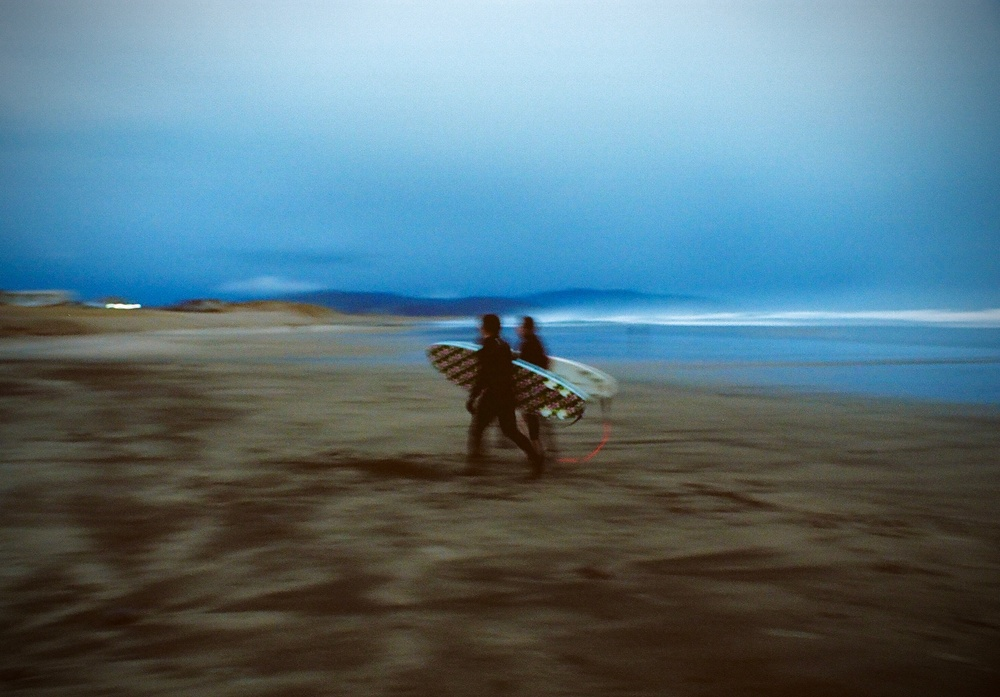
#> input picture Pictures/Blurred.jpg, 1000 x 697 px, shrunk from 2205 x 1537 before the run, found by its file name
$ python pix.py
#> lines starting #> are read from the running program, lines starting #| are printed output that depends on the picture
import cv2 as cv
import numpy as np


def rotate(image, angle):
    center = (image.shape[1]//2, image.shape[0]//2)
    matrix = cv.getRotationMatrix2D(center, angle, 1.0)
    return cv.warpAffine(image, matrix, (image.shape[1], image.shape[0]))

def region_of_interest(image, height_start, height_end, width_start, width_end):
    return image[height_start:height_end, width_start:width_end]


def convolution(image, kernel):
    return cv.filter2D(image, -1, kernel)

def split_image_by_color(image):
    B,G,R= cv.split(image)
    cv.imshow("B",B)
    cv.imshow("G",G)
    cv.imshow("R",R)
    cv.waitKey(0)
    cv.destroyAllWindows()

def merge(one, two, alpha = 0.5, beta = 0.5):
    return cv.addWeighted(one, alpha, two, beta, 0)

def shadow_floor(image):
    low = np.where(image < 40)
    image[low] = image[low] * 0.5
    return image

def highlight_ceiling(image):
    high = np.where(image > 100)
    image[high] = image[high] * 1.5
    return image

def four_way_edge_detection(image):
    test_kernel = np.array([[-2,-1,0],
                            [-1,0,1],
                            [0,1,2]])
    test2_kernel = np.array([[2,1,0],
                             [1,0,-1],
                            [0,-1,-2]])
    test3_kernel = np.array([[0,1,2],
                             [-1,0,1],
                            [-2,-1,0]])
    test4_kernel = np.array([[0,-1,-2],
                             [1,0,-1],
                            [2,1,0]])
    test = convolution(image, test_kernel)
    test2 = convolution(image, test2_kernel)
    test3 = convolution(image, test3_kernel)
    test4 = convolution(image, test4_kernel)
    merged_1 = merge(test, test4)
    merged_2 = merge(test3, test2)
    return merge(merged_1, merged_2)

def sharpen(image):
    sharpen_kernel = np.array([[0,-1,0],
                          [-1,5,-1],
                          [0,-1,0]])
    return convolution(image, sharpen_kernel)

def blurr(image):
    blurr_kernel = np.array([[0.003,0.013,0.022,0.013,0.003],
                          [0.013,0.060,0.098,0.060,0.013],
                          [0.022,0.098,0.162,0.098,0.022],
                          [0.013,0.060,0.098,0.060,0.013],
                          [0.003,0.013,0.022,0.013,0.003]])
    return convolution(image, blurr_kernel)

def static_edge(image):
    edge = np.array([[-1.5,-1.5,-1.5],
                          [-1.5,11,-1.5],
                          [-1.5,-1.5,-1.5]])
    return convolution(image, edge)


def main():
    image = cv.imread("./Pictures/blurred.jpg") # ,0 param to grayscale
#> image is the input picture: shape (697, 1000, 3); mean B, G, R 125.4, 115.3, 89.8
    h,w = image.shape[:2]
#> h = 697; w = 1000
    B,G,R = cv.split(image)
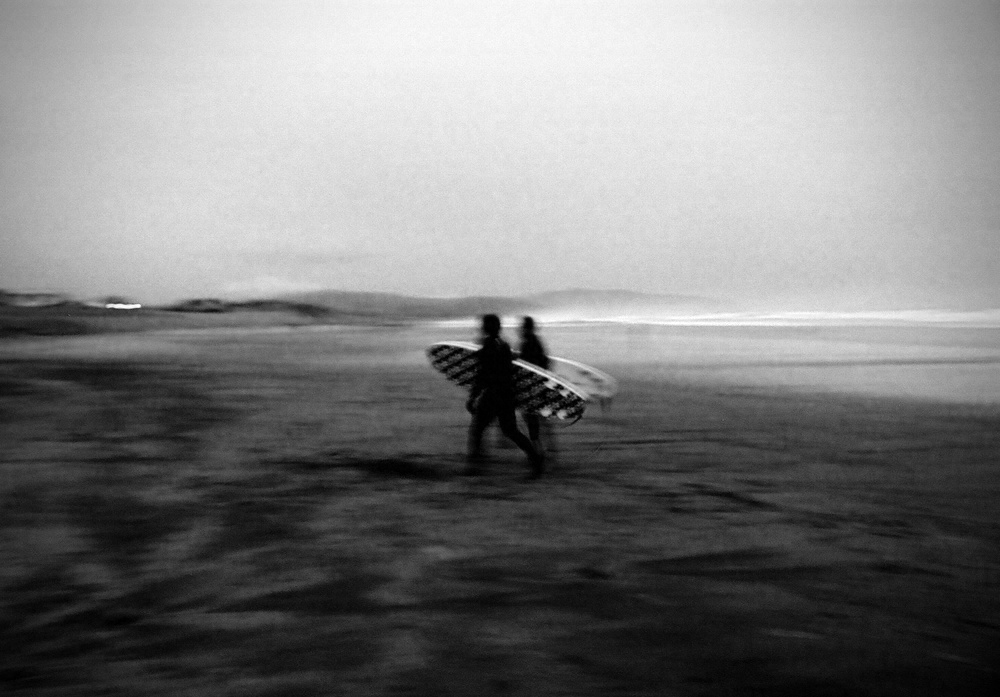
#> B: shape (697, 1000); min 0, max 255, mean 125.4
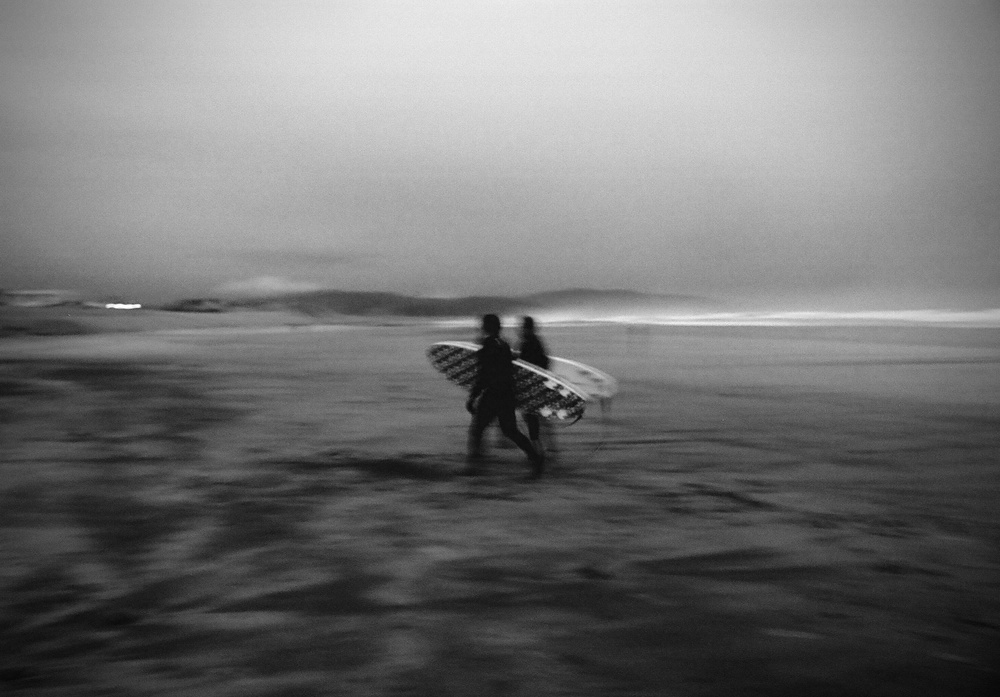
#> G: shape (697, 1000); min 7, max 255, mean 115.3
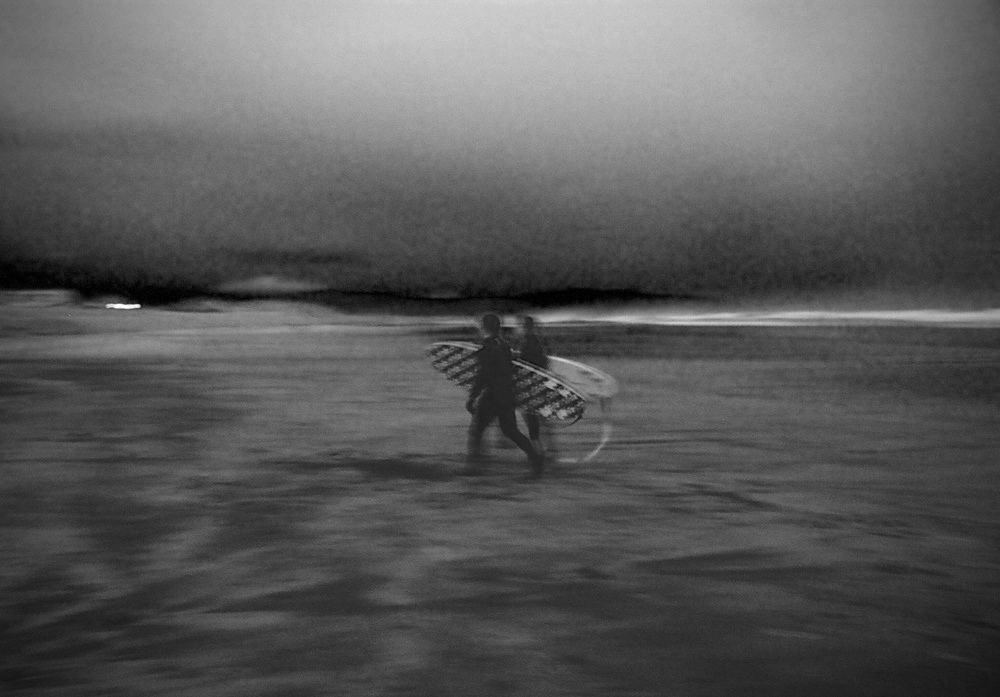
#> R: shape (697, 1000); min 0, max 255, mean 89.8
    print("shape; ", image.shape)
#| shape;  (697, 1000, 3)
    print(f"height: {h}, w: {w}")
#| height: 697, w: 1000
    cv.imshow("og", image)

    #other edge
    other_edge_image = static_edge(image)
    other_edge_image = shadow_floor(other_edge_image)
    other_edge_image = highlight_ceiling(other_edge_image)
#> in highlight_ceiling, `image[high] = image[high] * 1.5`: image: shape (697, 1000, 3); mean B, G, R 1.4, 0.7, 0.8
    cv.imshow("other", other_edge_image)

    #total edge
    merge_total = four_way_edge_detection(image)
    floored = shadow_floor(merge_total)
    floored = highlight_ceiling(floored)
#> in highlight_ceiling (call 2), `image[high] = image[high] * 1.5`: image: shape (697, 1000, 3); mean B, G, R 4.1, 3.8, 4
    cv.imshow("floored", floored)
    final = merge(image, floored, alpha=0.2, beta=0.8) #needs brightness/exposure increase. Mess w/ shadows & highlights. Staturation increase
#> call 4 of merge, with alpha = 0.2, beta = 0.8
#> in merge (call 4), `return cv.addWeighted(one, alpha, two, beta, 0)`:
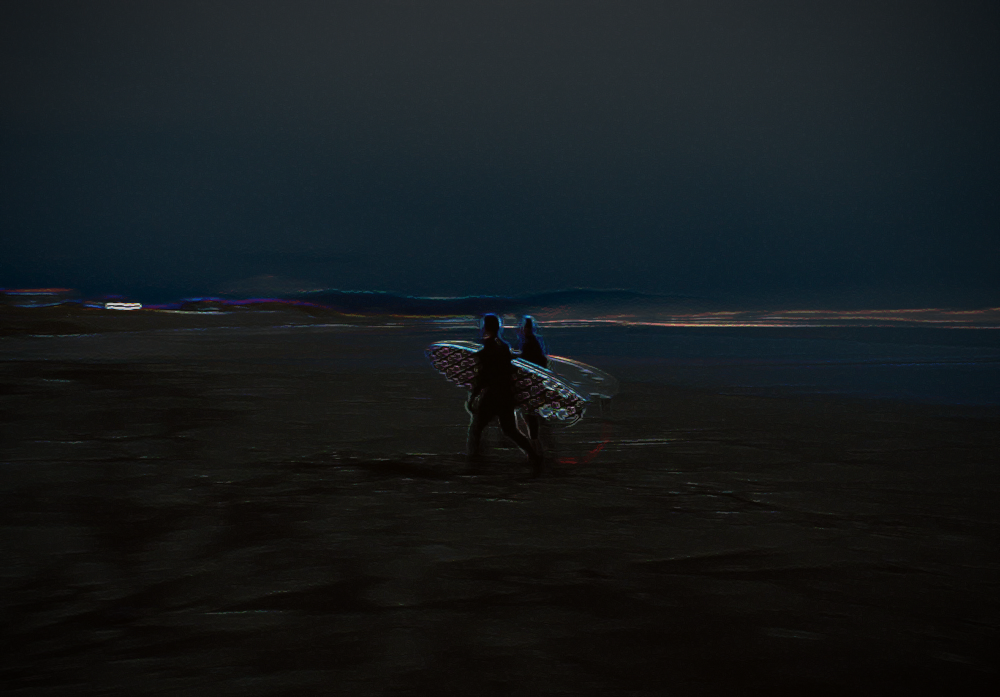
#> returned value: shape (697, 1000, 3); mean of channels 0, 1, 2 28.3, 26.1, 21.2; drawn as B, G, R
    brightness = cv.convertScaleAbs(final, alpha=2, beta = 20)
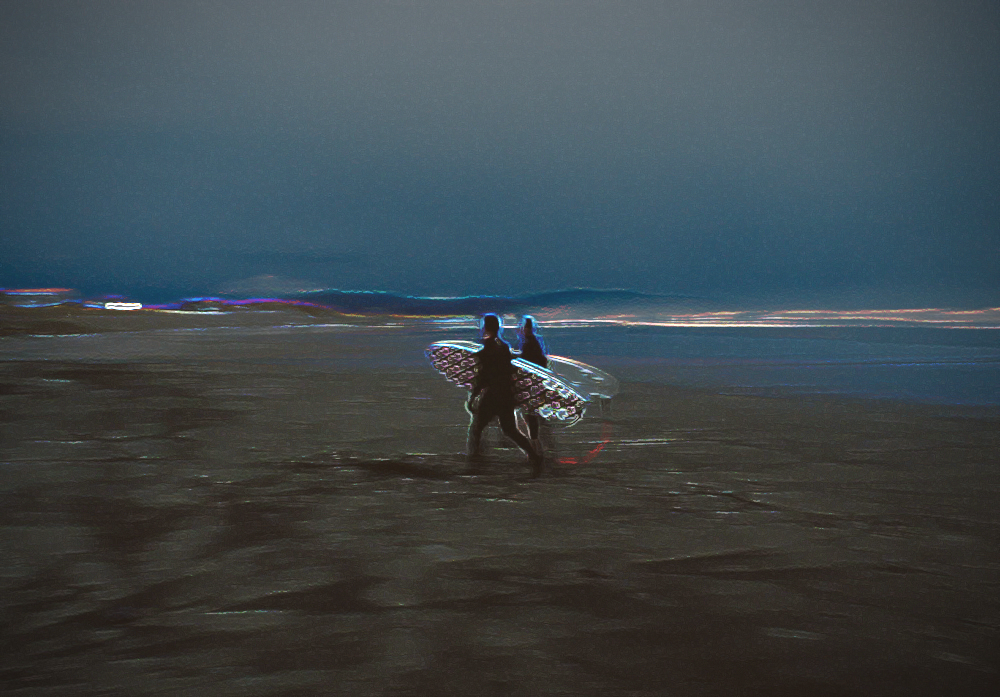
#> brightness: shape (697, 1000, 3); mean B, G, R 76.6, 72.2, 62.3
    cv.imshow("brightness", brightness)

    #color spaces
    B_edge = four_way_edge_detection(B)
    G_edge = static_edge(G)
    R_edge = four_way_edge_detection(R)
    bgr_merge = cv.merge([B_edge,G_edge,R_edge])
    bgr_merge = shadow_floor(bgr_merge)
    bgr_merge = highlight_ceiling(bgr_merge)
#> in highlight_ceiling (call 3), `image[high] = image[high] * 1.5`:
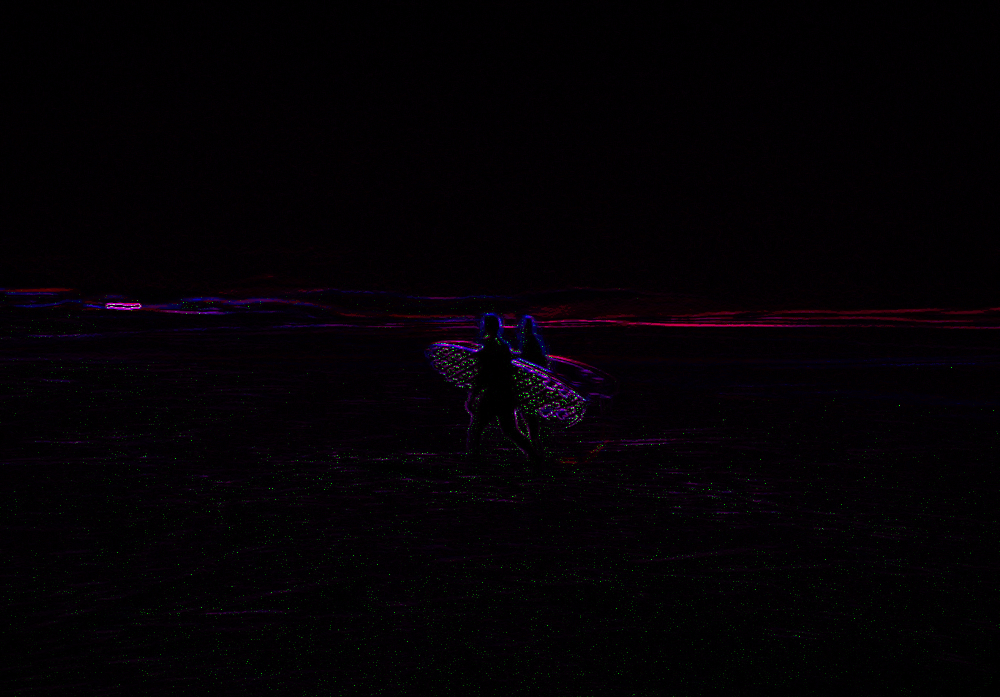
#> image: shape (697, 1000, 3); mean B, G, R 4.1, 0.7, 4
    cv.imshow("BGR.jpg", bgr_merge)
    # cv.imwrite("blurred_edge.jpg", floored)
    # cv.imwrite("otherFlower_combo.jpg", brightness)
    # cv.imwrite("chuck_BGR.jpg", bgr_merge)
    cv.imwrite("blurred_other.jpg", other_edge_image)


    # cv.imshow("edge", edge)
    # cv.imshow("blurr", blurr)
    # cv.imshow("sharpen", sharpen)
    cv.waitKey(0)
    cv.destroyAllWindows()


if __name__ == "__main__":
    main()

$ run again, with colorTest.jpg copied over Pictures/Blurred.jpg
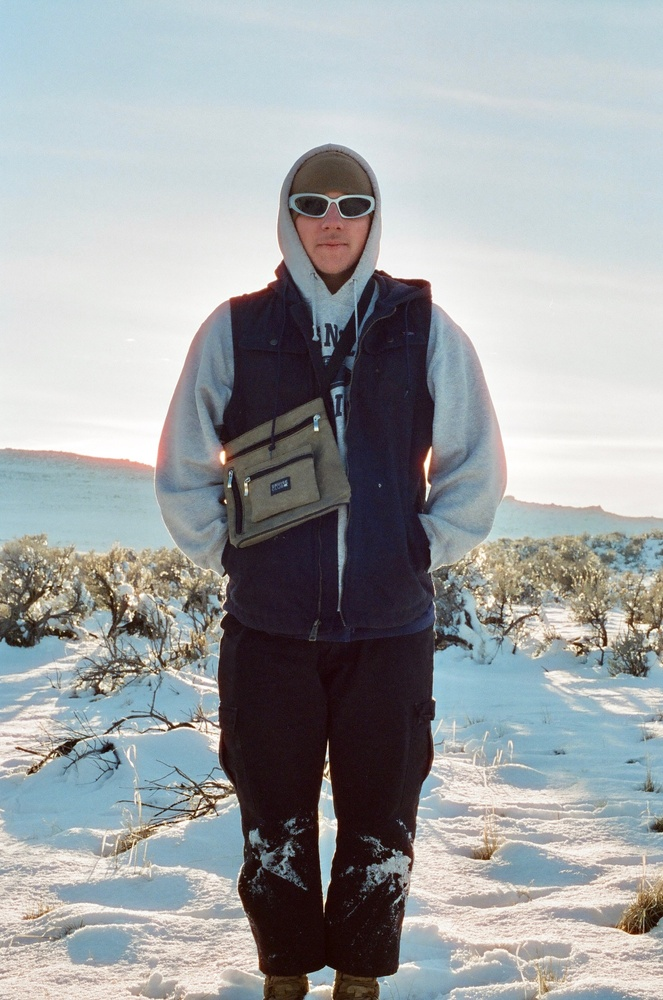
#> input picture colorTest.jpg, 663 x 1000 px, shrunk from 1536 x 2317 before the run, found by its file name
#> in main, image is the input picture: shape (1000, 663, 3); mean B, G, R 164.1, 162.1, 158.5
#| shape;  (1000, 663, 3)
#| height: 1000, w: 663
#> in highlight_ceiling (call 2), `image[high] = image[high] * 1.5`:
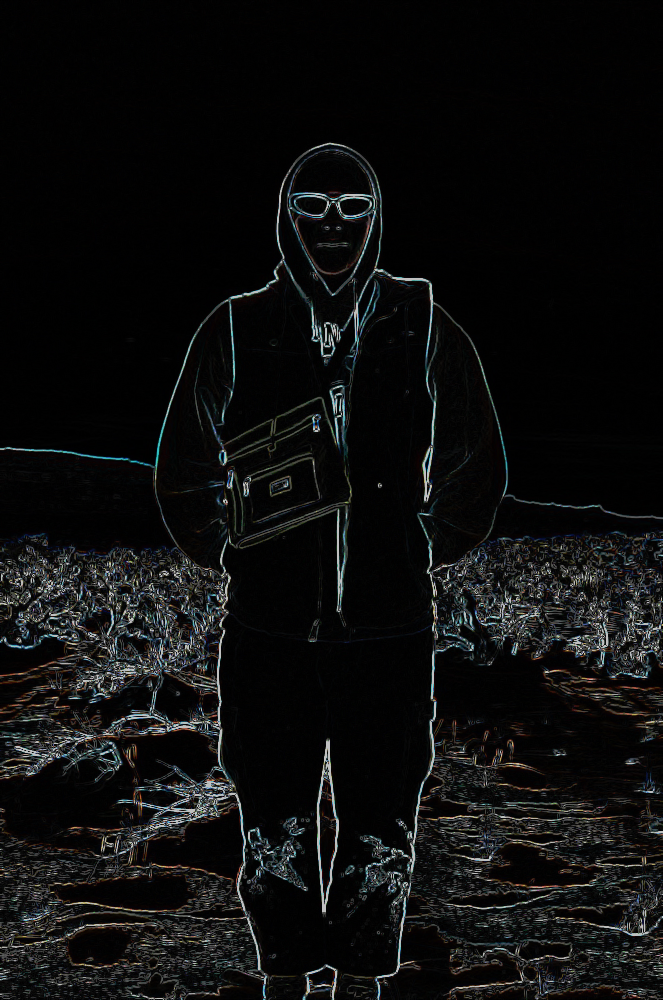
#> image: shape (1000, 663, 3); mean B, G, R 14.2, 14.3, 13.8
#> in main, `brightness = cv.convertScaleAbs(final, alpha=2, beta = 20)`:
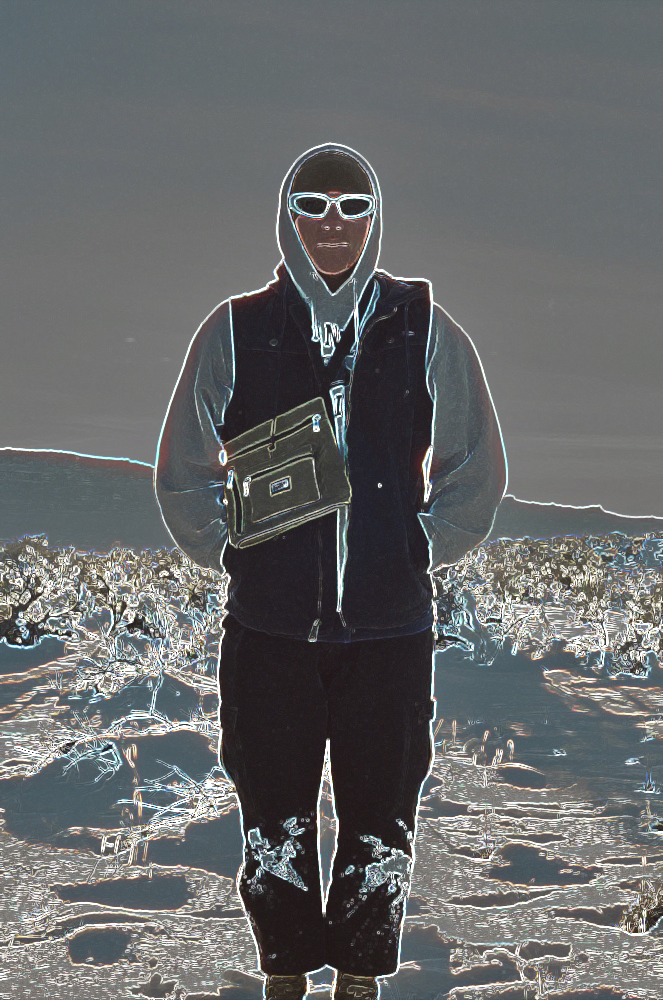
#> brightness: shape (1000, 663, 3); mean B, G, R 106, 105.3, 103.5
